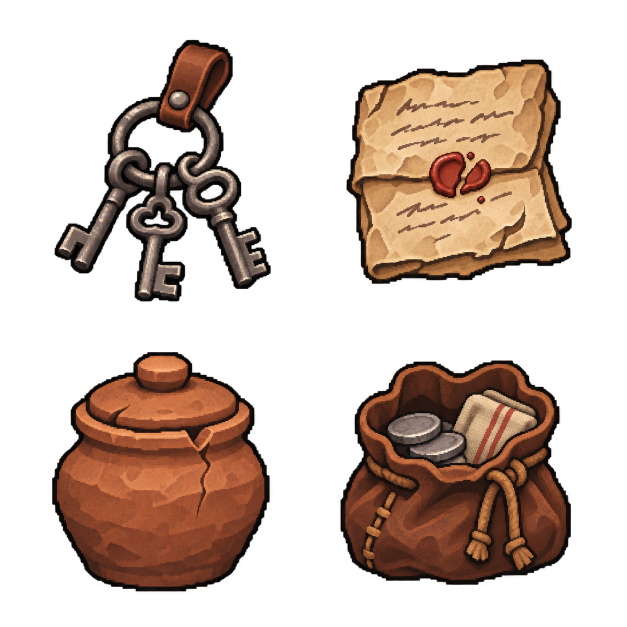
#> input picture art-sources/adventure/props-source.png, 1254 x 1254 px (shown at 1/2 size)
$ python -i floor_fix.py   (imports and definitions only)
#> lines starting #> are read from the running program, lines starting #| are printed output that depends on the picture
# Seamless ground: water / moat ripple / roof tiles lose the dark frame each source cell had (a grid on every roof and
# pond); square-terrain floors become fully opaque; grassFloor2 is colour-matched to grassFloor1 (was a checkerboard).
import json, os, re, sys
import numpy as np
from PIL import Image
# [1 line that did not run here, left out]
# [1 line not run here, left out]
def deframe(p, inset=3):
#> called with p = '../adventure/props-source.png', inset = 3
    im = Image.open(p).convert('RGBA')
#> im is the input picture: PIL image 1254x1254 RGBA; mean R, G, B, A 49.1, 32, 22.2, 93.7
    w, h = im.size
#> w = 1254; h = 1254
    t = im.crop((inset, inset, w - inset, h - inset)).resize((w, h), Image.NEAREST)
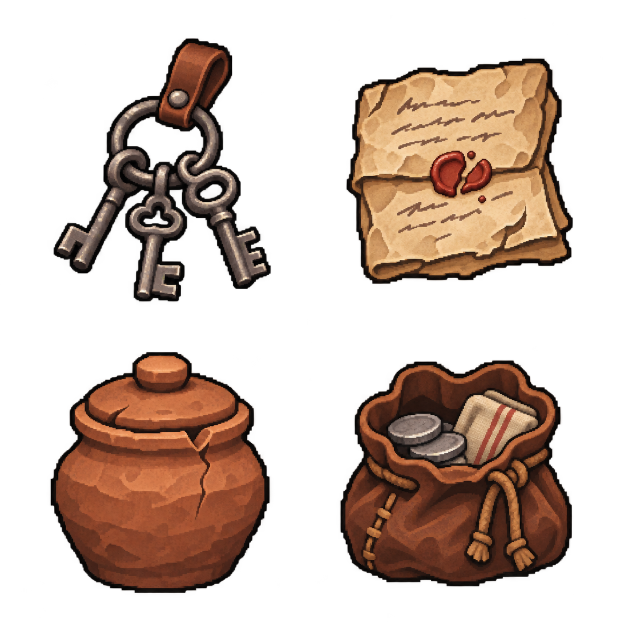
#> t: PIL image 1254x1254 RGBA (shown at 1/2 size); mean R, G, B, A 49.5, 32.3, 22.4, 94.5; transparent parts drawn white
    a = np.asarray(t).copy(); a[..., 3] = 255
#> after `a[..., 3] = 255`:
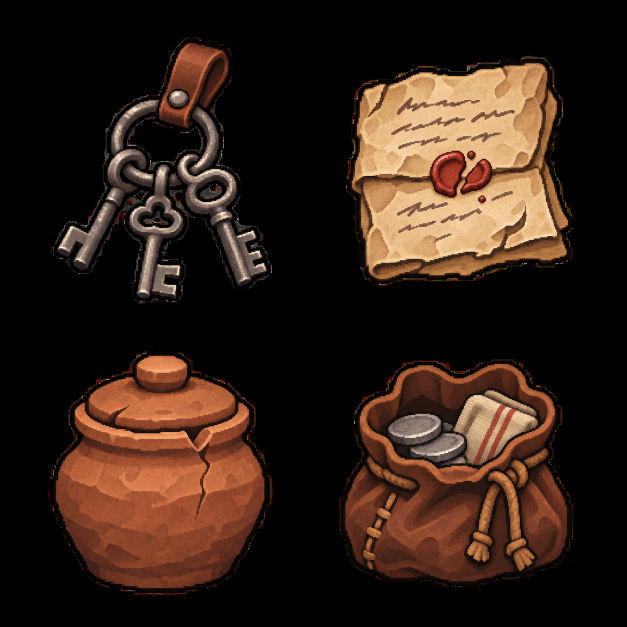
#> a: shape (1254, 1254, 4) (shown at 1/2 size); mean R, G, B, A 49.5, 32.3, 22.4, 255
    Image.fromarray(a).save(p)
n = 0
# [12 lines not run here, left out]
# [1 line that did not run here, left out]
# [1 line not run here, left out]
# [1 line that did not run here, left out]
# [2 lines not run here, left out]

>>> result = deframe('../adventure/props-source.png')

$ run again, on art-sources/autumn-style-v1/camps-nature.png
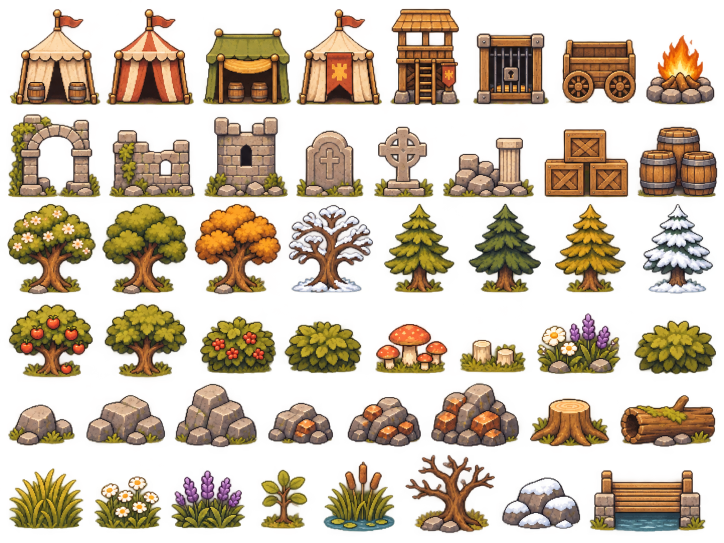
#> input picture art-sources/autumn-style-v1/camps-nature.png, 1448 x 1086 px (shown at 1/2 size)
#> in deframe, im is the input picture: PIL image 1448x1086 RGBA; mean R, G, B, A 86.6, 60.7, 36, 110.2
#> in deframe, `t = im.crop((inset, inset, w - inset, h - inset)).resize((w, h), Image..`:
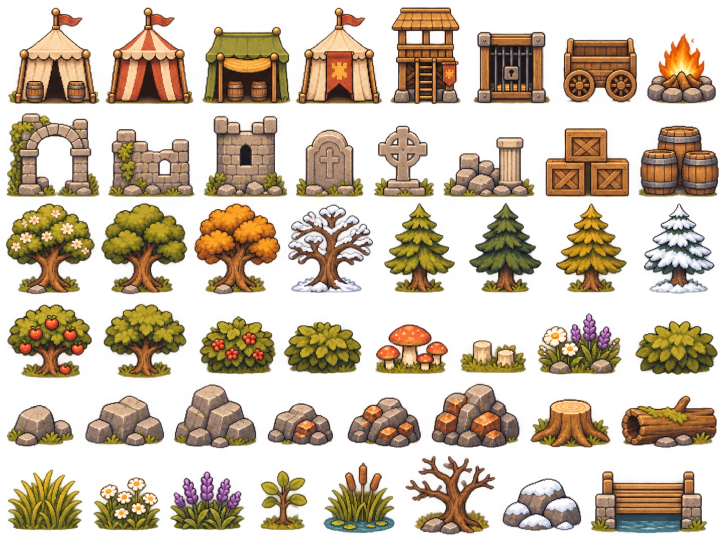
#> t: PIL image 1448x1086 RGBA (shown at 1/2 size); mean R, G, B, A 87.6, 61.4, 36.4, 111.3; transparent parts drawn white
#> in deframe, `a[..., 3] = 255`:
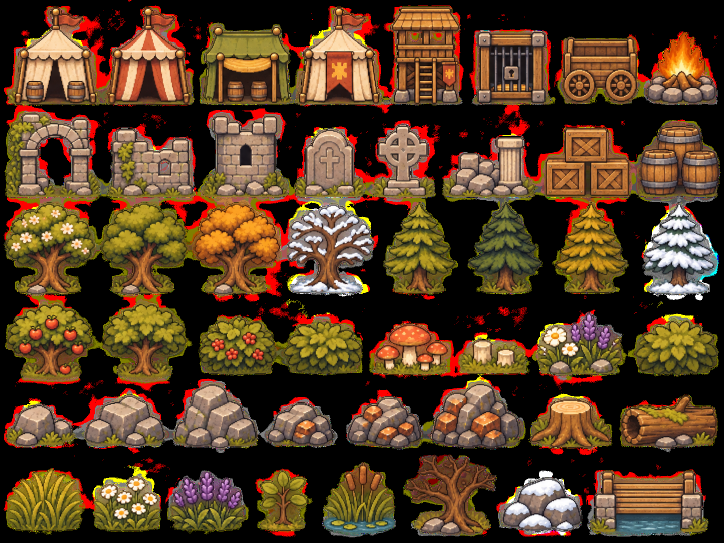
#> a: shape (1086, 1448, 4) (shown at 1/2 size); mean R, G, B, A 87.6, 61.4, 36.4, 255
